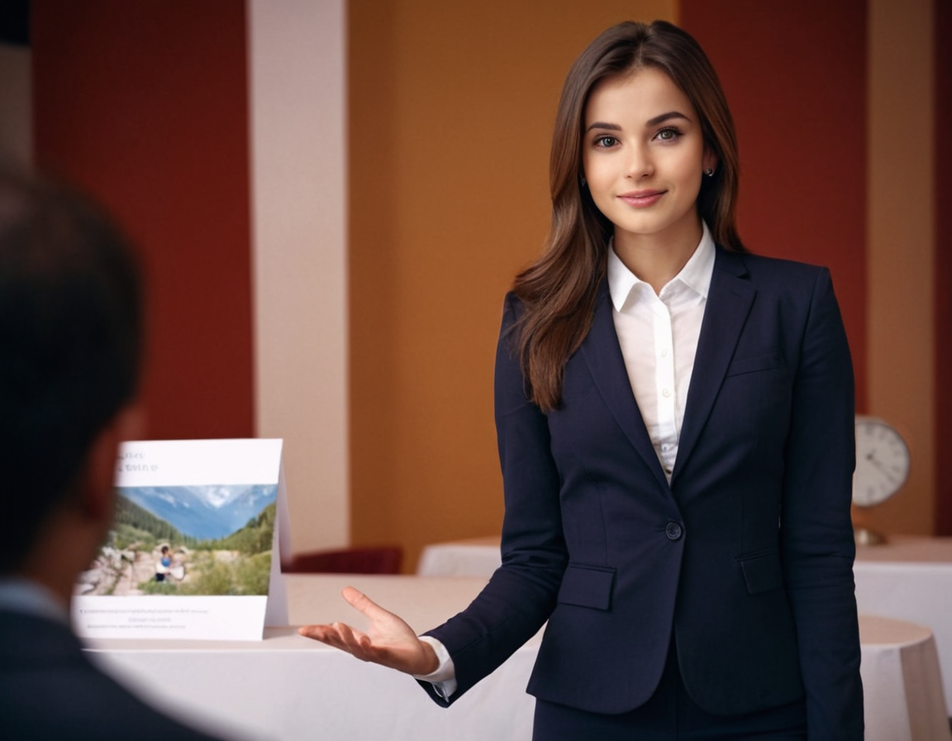
#> input picture image.png, 952 x 741 px, shrunk from 1152 x 896 before the run
$ python q3.py
#> lines starting #> are read from the running program, lines starting #| are printed output that depends on the picture
import cv2
import numpy as np
import matplotlib.pyplot as plt

def rotate_image(image, angle):

    (h, w) = image.shape[:2]
    center = (w // 2, h // 2)

    rot_mat = cv2.getRotationMatrix2D(center, angle, 1.0)

    cos = np.abs(rot_mat[0, 0])
    sin = np.abs(rot_mat[0, 1])
    new_w = int((h * sin) + (w * cos))
    new_h = int((h * cos) + (w * sin))

    rot_mat[0, 2] += (new_w / 2) - center[0]
    rot_mat[1, 2] += (new_h / 2) - center[1]

    rotated = cv2.warpAffine(image, rot_mat, (new_w, new_h), flags=cv2.INTER_LINEAR)
    return rotated

def main():

    image_path = input("Enter image path: ")
#> the answer given: image.png
    img = cv2.imread(image_path)
#> img is the input picture: shape (741, 952, 3); mean B, G, R 65.7, 72.6, 100.4
    if img is None:
        print("Image not found.")
        return

    rot_45 = rotate_image(img, 45)
#> in rotate_image, `rotated = cv2.warpAffine(image, rot_mat, (new_w, new_h), flags=cv2.INT..`:
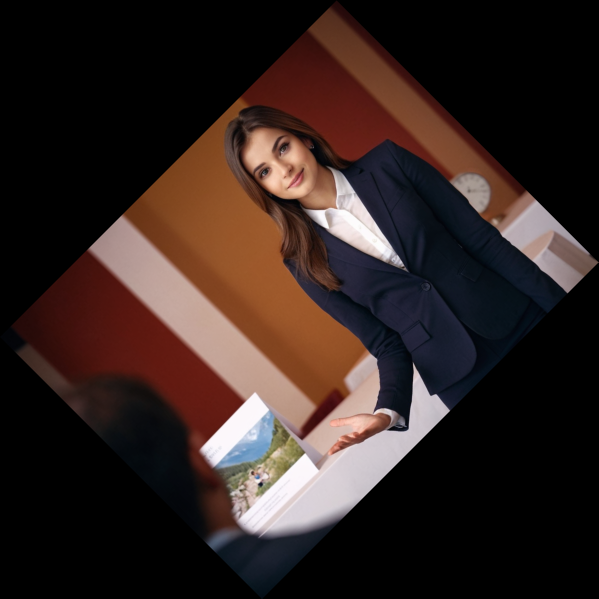
#> rotated: shape (1197, 1197, 3) (shown at 1/2 size); mean B, G, R 32.4, 35.7, 49.4
    rot_90 = rotate_image(img, 90)
#> call 2 of rotate_image, with angle = 90
#> in rotate_image (call 2), `rotated = cv2.warpAffine(image, rot_mat, (new_w, new_h), flags=cv2.INT..`:
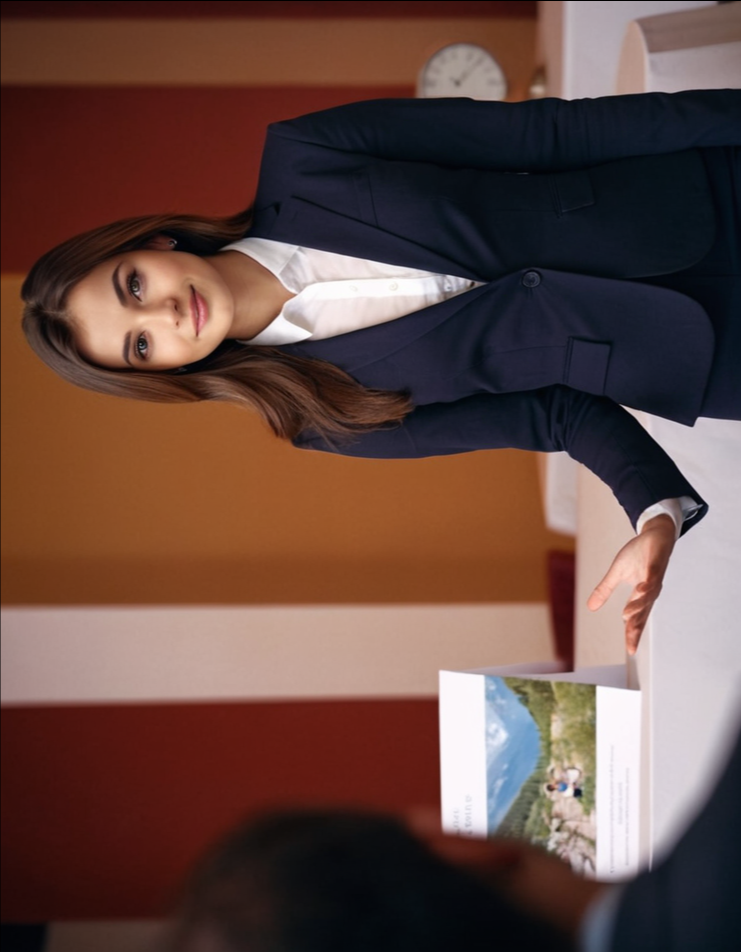
#> rotated: shape (952, 741, 3); mean B, G, R 65.8, 72.7, 100.5

    plt.figure(figsize=(10, 6))

    plt.subplot(1, 3, 1)
    plt.title("Original")
    plt.imshow(cv2.cvtColor(img, cv2.COLOR_BGR2RGB))
    plt.axis('off')

    plt.subplot(1, 3, 2)
    plt.title("Rotated 45°")
    plt.imshow(cv2.cvtColor(rot_45, cv2.COLOR_BGR2RGB))
    plt.axis('off')

    plt.subplot(1, 3, 3)
    plt.title("Rotated 90°")
    plt.imshow(cv2.cvtColor(rot_90, cv2.COLOR_BGR2RGB))
    plt.axis('off')

    plt.tight_layout()
    plt.show()
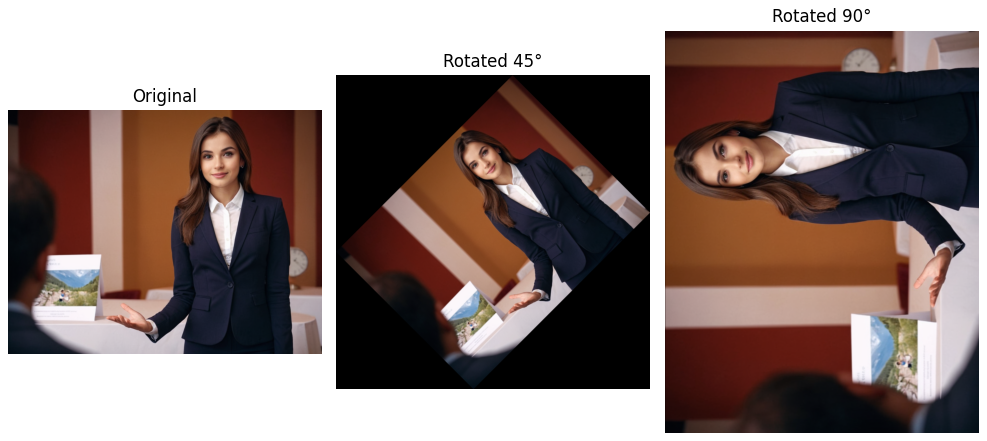
#> figure drawn by matplotlib, 3 panels

if __name__ == "__main__":
    main()
